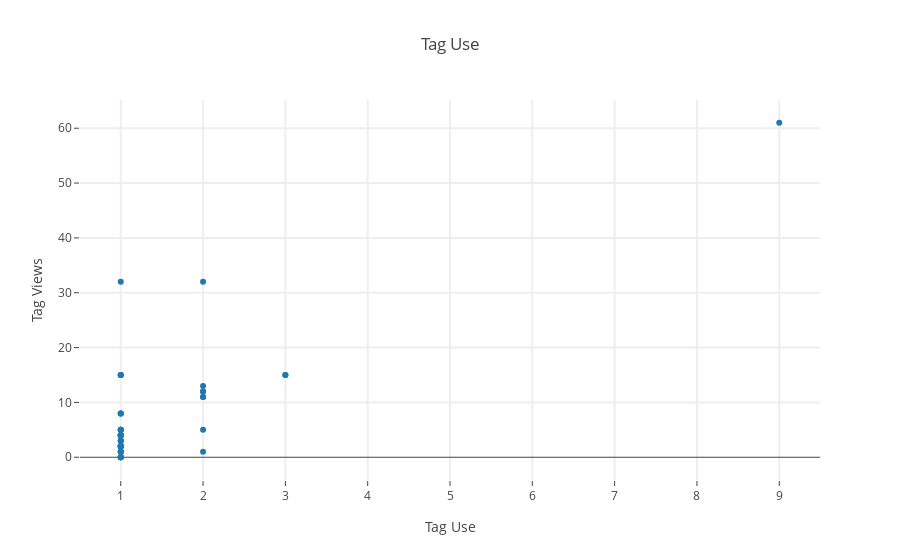

Source (notebook cell):
### Code cell
tag_names = [t for t in tags.keys()]
tag_views = [tags[t] for t in tag_names]
tag_occurs = [tag_uses[t] for t in tag_names]

import plotly
from plotly.graph_objs import Scatter, Layout, Bar

plotly.offline.init_notebook_mode(connected=True)

data = Scatter(
    y=tag_views, x=tag_occurs,
    text=tag_names,
    mode= 'markers',
)
fig = plotly.graph_objs.Figure(data=[data], layout=Layout(
    title= 'Tag Use',
    hovermode= 'closest',
    xaxis= dict(
        title= 'Tag Use',
        ticklen= 5,
        zeroline= False,
        gridwidth= 2,
    ),
    yaxis=dict(
        title= 'Tag Views',
        ticklen= 5,
        gridwidth= 2,
    ),
    showlegend= False
))
plotly.offline.iplot(fig)

### Figure 1 — Plotly figure (JSON) as saved in the notebook; plotly's stock layout.template omitted (floating-point values rounded to 4 significant figures)
{"data": [{"mode": "markers", "text": ["autonomy", "audio", "stats", "machine-learning", "integrator", "octopus", "3d", "cv", "statistics", "vision", "gan", "fMRI", "hardware", "kinematics", "connectomics", "paleontology", "visual-system", "neuroscience", "synapses", "networks", "deep-learning", "biomimicry", "MRI", "connectome", "internet", "em", "image-segmentation", "motion-coordination", "robot", "oculomotion", "multiple-sclerosis", "quick-read", "neural-nets", "graphs", "retina", "simulation", "distributed", "optogenetics", "robotics", "zebrafish", "neural-net", "whale", "evolution", "computation", "computer-vision", "electron-microscopy", "neurology"], "type": "scatter", "x": [1, 1, 1, 1, 1, 1, 1, 1, 2, 2, 1, 1, 1, 1, 3, 1, 1, 9, 1, 1, 2, 1, 1, 1, 1, 1, 1, 2, 1, 1, 1, 1, 1, 1, 2, 3, 1, 2, 1, 1, 1, 1, 1, 2, 2, 1, 1], "y": [1, 4, 5, 8, 2, 0, 4, 15, 13, 32, 15, 5, 0, 2, 15, 5, 2, 61, 8, 4, 11, 0, 5, 2, 4, 3, 3, 5, 2, 32, 1, 8, 0, 4, 1, 15, 1, 12, 2, 2, 15, 4, 0, 12, 11, 3, 1]}], "layout": {"hovermode": "closest", "showlegend": false, "title": "Tag Use", "xaxis": {"gridwidth": 2, "ticklen": 5, "title": "Tag Use", "zeroline": false}, "yaxis": {"gridwidth": 2, "ticklen": 5, "title": "Tag Views"}}}
